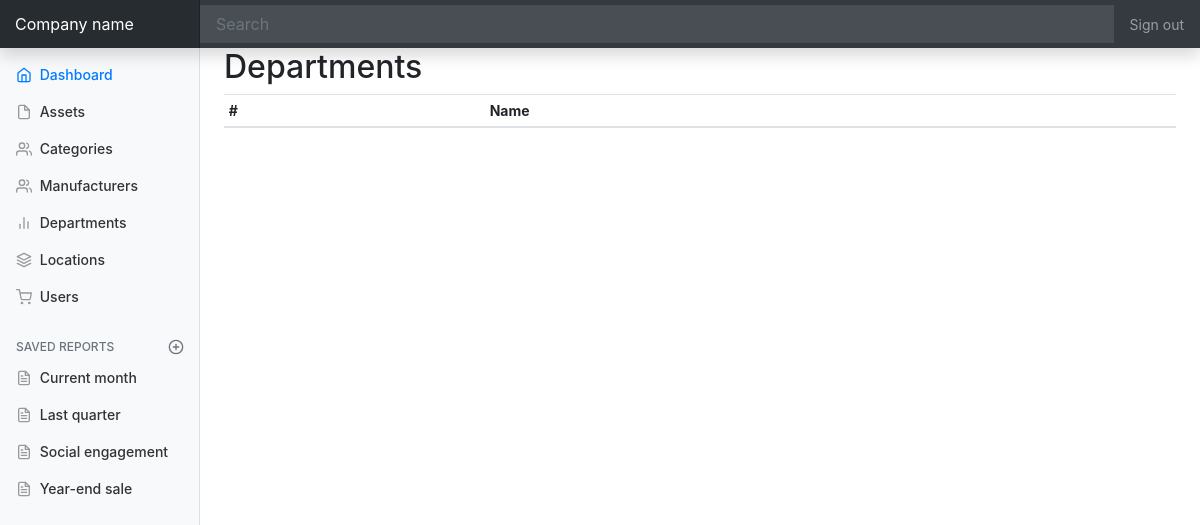
/departments, run on an earlier commit of the app's database.
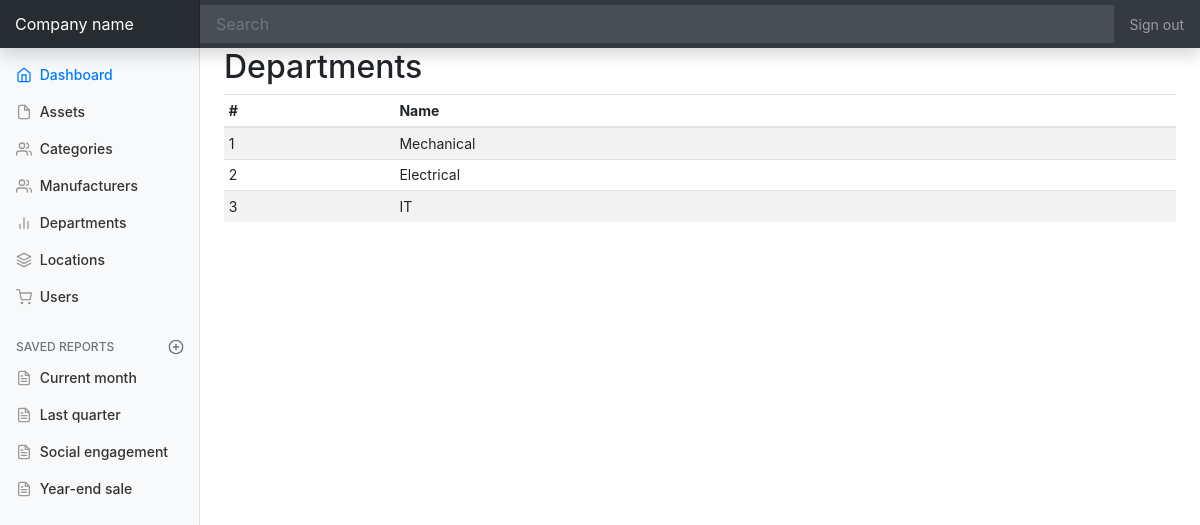
And on a later commit of the database.
### app/models.py (models this page shows, shortened)
class Department(db.Model):
	id = db.Column(db.Integer, primary_key=True)
	name = db.Column(db.String(64), unique=True)
	locations = db.relationship('Location', backref="department")

### app/routes.py (the view)
@app.route('/departments')
def departments():
	departments = Department.query.all()
	return render_template('departments.html', title='Departments', departments=departments)

### app/templates/departments.html
{% extends "base.html" %}
{% block content %}
  <h2>Departments</h2>
  <div class="table-responsive">
    <table class="table table-striped table-sm">
      <thead>
        <tr>
          <th>#</th>
          <th>Name</th>
        </tr>
      </thead>
      <tbody>
      	{% for department in departments %}
        <tr>
          <td>{{ department.id }}</td>
          <td>{{ department.name }}</td>
        </tr>
        {% endfor %}
      </tbody>
    </table>
  </div>
{% endblock %}

What changed in the data, as far as the page shows it:
added Department: id "1", name "Mechanical"
added Department: id "2", name "Electrical"
added Department: id "3", name "IT"
